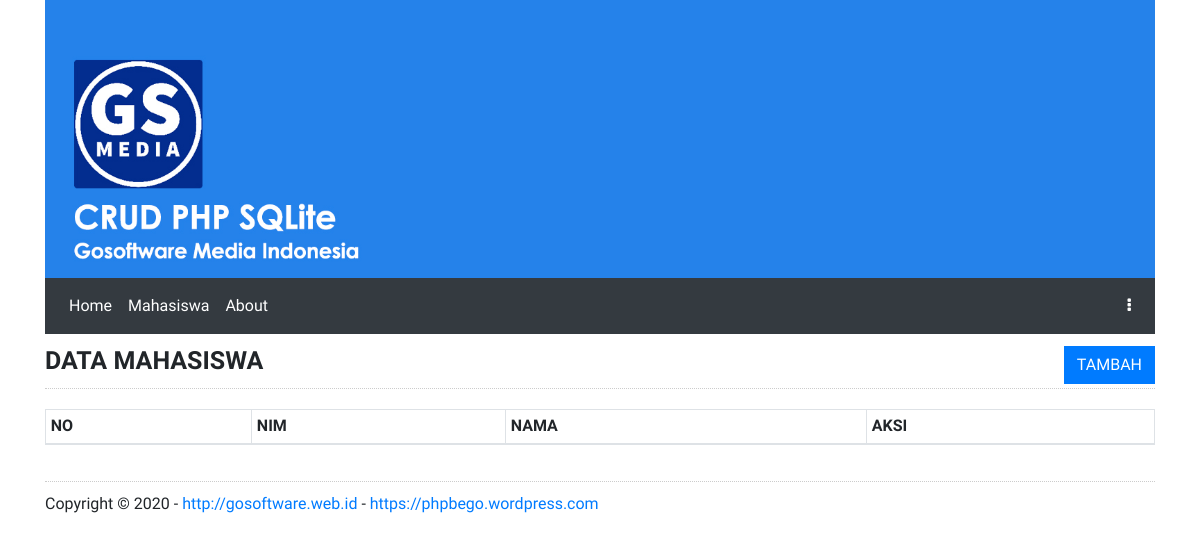
Page /mahasiswa on the earlier database version.
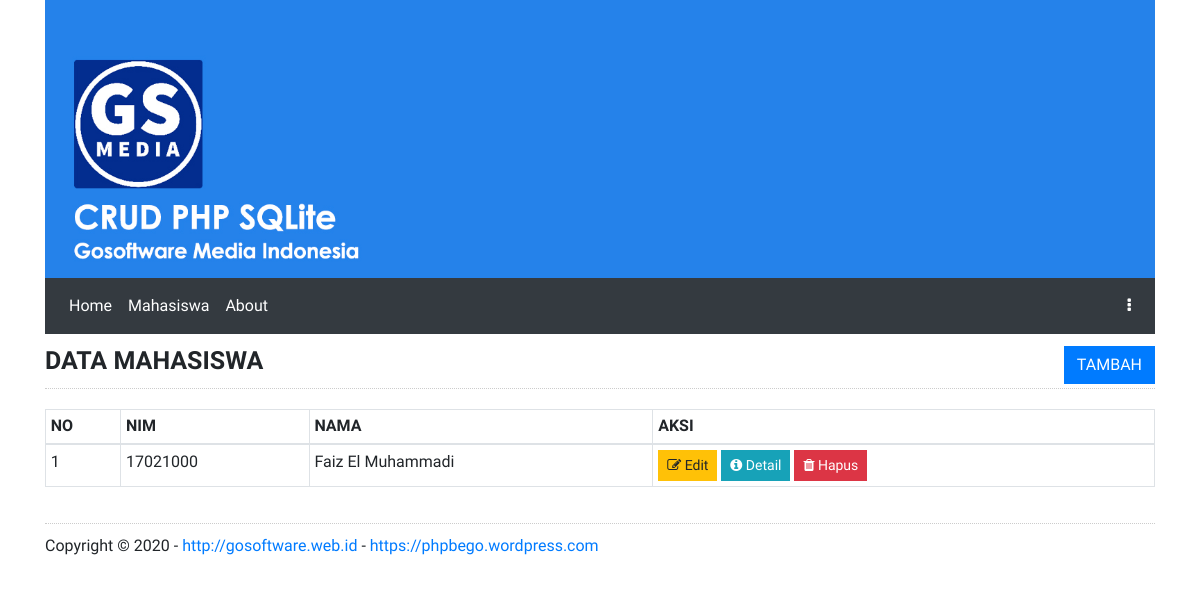
Same page on the later database version.
### tables this page shows
CREATE TABLE tb_mhsw (
					mhsw_id INTEGER NOT NULL,
					mhsw_nim TEXT NOT NULL,
					mhsw_nama TEXT NOT NULL,
					mhsw_alamat TEXT NOT NULL,
					created_at TEXT DEFAULT '0000-00-00',
					updated_at TEXT DEFAULT '0000-00-00',
					PRIMARY KEY (mhsw_id),
					UNIQUE (mhsw_nim));

### index.php (called while the page is built, shortened)
<?php
require_once "layout/index.php";

### inc/web.php (called while the page is built)
<?php
$route = new App\Router();
$route->add('/', function() {
	include "web_home.php";
});
$route->add('/mahasiswa', function() {
	include "mhsw_tampil.php";
});
$route->add('/mahasiswa/input', function() {
	include "mhsw_input.php";
});
$route->add('/mahasiswa/edit/.+', function($id) {
	include "mhsw_edit.php";
});
$route->add('/mahasiswa/detail/.+', function($id) {
	include "mhsw_detail.php";
});
$route->add('/about', function() {
	include "web_about.php";
});
$route->listen();

### app/Controller.php (called while the page is built, shortened)
<?php
class Controller {
	public function __construct()
	{
		try {
			$this->db = new PDO("sqlite:" . ROOT . "db/db.sqlite3");
		} catch (PDOException $e) {
			die ("Error ! " . $e->getMessage());
		}
	}
}

### app/Mahasiswa.php (called while the page is built, shortened)
<?php
class Mahasiswa extends Controller {
	public function tampil()
	{
		$stmt = $this->db->prepare("SELECT * FROM tb_mhsw");
		$stmt->execute();
		$data = array();
		while ($rows = $stmt->fetch()) {
			$data[] = $rows;
		}
		return $data;
	}
}

### mhsw_tampil.php (the view, shortened to what this page needs)
<?php
$mhsw = new App\Mahasiswa();
$rows = $mhsw->tampil();
?>
<h2>
	DATA MAHASISWA
	<a href="<?php echo URL; ?>/mahasiswa/input" class="btn btn-primary float-right">TAMBAH</a>
</h2>
<table class="table table-bordered table-sm" id="dtb">
	<thead>
		<tr>
			<th>NO</th>
			<th>NIM</th>
			<th>NAMA</th>
			<th>AKSI</th>
		</tr>
	</thead>
	<tbody>
		<?php $no=0; foreach ($rows as $row) { $no++; ?>
			<tr>
				<td><?php echo $no; ?></td>
				<td><?php echo $row['mhsw_nim']; ?></td>
				<td><?php echo $row['mhsw_nama']; ?></td>
				<td>
					<a href="<?php echo URL; ?>/mahasiswa/edit/<?php echo $row['mhsw_id']; ?>" class="btn btn-sm btn-warning">
						<i class="fa fa-edit"></i> Edit
					</a>
					<a href="<?php echo URL; ?>/mahasiswa/detail/<?php echo $row['mhsw_id']; ?>" class="btn btn-sm btn-info">
						<i class="fa fa-info-circle"></i> Detail
					</a>
					<button type="button" class="btn btn-sm btn-danger" id="btn-delete" data-id="<?php echo $row['mhsw_id']; ?>">
						<i class="fa fa-trash"></i> Hapus
					</button>
				</td>
			</tr>
		<?php } ?>
	</tbody>
</table>

### layout/index.php (shortened to what this page needs)
<!DOCTYPE html>
<html>
<head>
	<link rel="stylesheet" href="<?php echo URL; ?>/layout/assets/css/bootstrap.min.css">
	<link rel="stylesheet" href="<?php echo URL; ?>/layout/assets/css/font-awesome.min.css">
	<link rel="stylesheet" href="<?php echo URL; ?>/layout/assets/css/datatables.min.css">
	<link rel="stylesheet" href="<?php echo URL; ?>/layout/assets/css/style.css">
</head>
<body>
	<div class="container">
		<header>
			<div class="row">
				<div class="col">
					<img src="<?php echo URL; ?>/layout/assets/images/header.jpg" class="img-fluid w-100">
				</div>
			</div>
		</header>
		<section>
			<nav class="navbar navbar-expand-lg navbar-light" style="background-color: #343a40;">
				<div class="collapse navbar-collapse" id="navbarSupportedContent">
					<ul class="navbar-nav mr-auto">
						<li class="nav-item">
							<a class="nav-link" href="<?php echo URL; ?>">Home</a>
						</li>
						<li class="nav-item">
							<a class="nav-link" href="<?php echo URL; ?>/mahasiswa">Mahasiswa</a>
						</li>
						<li class="nav-item">
							<a class="nav-link" href="<?php echo URL; ?>/about">About</a>
						</li>
					</ul>
					<ul class="navbar-nav ml-auto">
						<li class="nav-item dropdown">
							<a class="nav-link" data-toggle="dropdown" href="#" aria-haspopup="true" aria-expanded="false">
								<i class="fa fa-ellipsis-v" aria-hidden="true"></i>
							</a>
						</li>
					</ul>
				</div>
			</nav>
		</section>
		<main>
			<div class="row">
				<div class="col">
					<?php require_once "inc/web.php"; ?>
				</div>
			</div>
		</main>
		<footer>
			Copyright &copy; 2020 - <a href="http://gosoftware.web.id/">http://gosoftware.web.id</a> - <a href="https://phpbego.wordpress.com/">https://phpbego.wordpress.com</a>
		</footer>
	</div>
</body>
</html>

### app/Router.php (shortened to what this page needs)
<?php
final class Router
{
	private array $_listUri = array();
	private array $_listCall = array();
	private string $_trim = '/\^$';
	public function add($uri, $function)
	{
		$uri = trim($uri, $this->_trim);
		$this->_listUri[] = $uri;
		$this->_listCall[] = $function;
	}
	public function listen()
	{
		$uri = isset($_REQUEST['uri']) ? $_REQUEST['uri'] : '/';
		$uri = trim($uri, $this->_trim);
		$uri = filter_var($uri, FILTER_SANITIZE_URL);
		$replacementValues = array();
		foreach ($this->_listUri as $listKey => $listUri)
		{
			if (preg_match("#^$listUri$#", $uri))
			{
				call_user_func_array($this->_listCall[$listKey], $replacementValues);
			}
		}
	}
}

### layout/assets/css/style.css (style rules this page uses)
body { font-family: 'Source Sans Pro', sans-serif; font-size: 16px; }
* { -webkit-border-radius: 0 !important; -moz-border-radius: 0 !important; border-radius: 0 !important; }
a { text-decoration: none !important; }
h2 { font-size: 25px; font-weight: bold; padding: 12px 0; margin-bottom: 20px; border-bottom: 1px dotted #ccc; }
footer { border-top:1px dotted #ccc; margin-top: 20px; padding: 10px 0; }
.container { background-color: #fff; }
.navbar-brand, .nav-link, .navbar-text { color: #ffffff !important; }

Differences in the rows shown:
added tb_mhsw: mhsw_nim "17021000", mhsw_nama "Faiz El Muhammadi"
